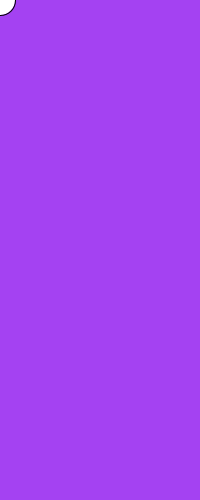
Frame 1 (no input)
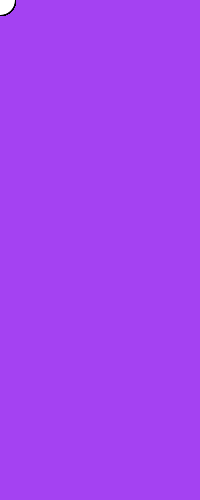
Frame 60 (the mouse pressed at the canvas centre just before this capture)
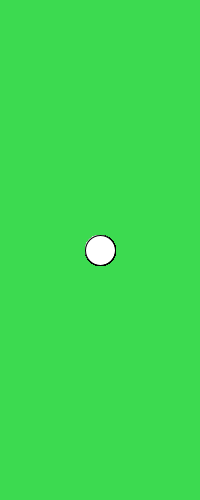
Frame 120 (the mouse held since frame 60 and released just before this capture)

The Processing sketch that drew these frames (run headless with seeded random() and noise(); from frame 60 on, the mouse is pressed at the canvas centre):

// Processing sketch: processing_118871
// ── processing_118871.pde

int lastTimeIChanged; //in milliseconds ( 1000 = 1sec )


void setup() {
  size(200, 500);
  background(random(255), random(255), random(255));
}



void draw() {

  if (millis() > 1500 + lastTimeIChanged) {
    background(random(255), random(255), random(255));
    lastTimeIChanged = millis();
  }
  ellipse(mouseX, mouseY, 30, 30);
  
}

void mousePressed () {
rect (mouseX, mouseY, 30,30);
}

void mouseReleased () {
ellipse(mouseX, mouseY, 30,30);
}

void mouseDragged() {
arc(mouseX, mouseY, 30,30,0,PI);
}

void keyPressed() {
  if(key == 'f') {
  background(0);
  }
if (millis() > 4000 + lastTimeIChanged) {
    background(random(255), random(255), random(255));
    lastTimeIChanged = millis();

}
}
